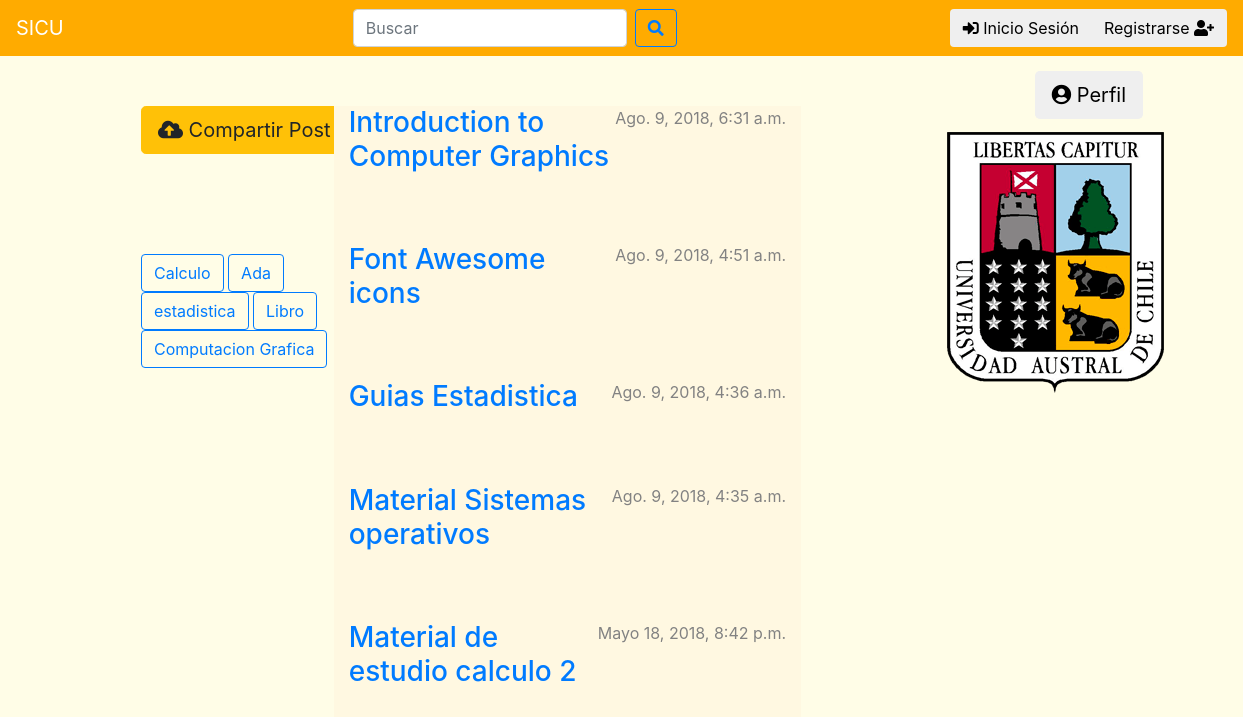
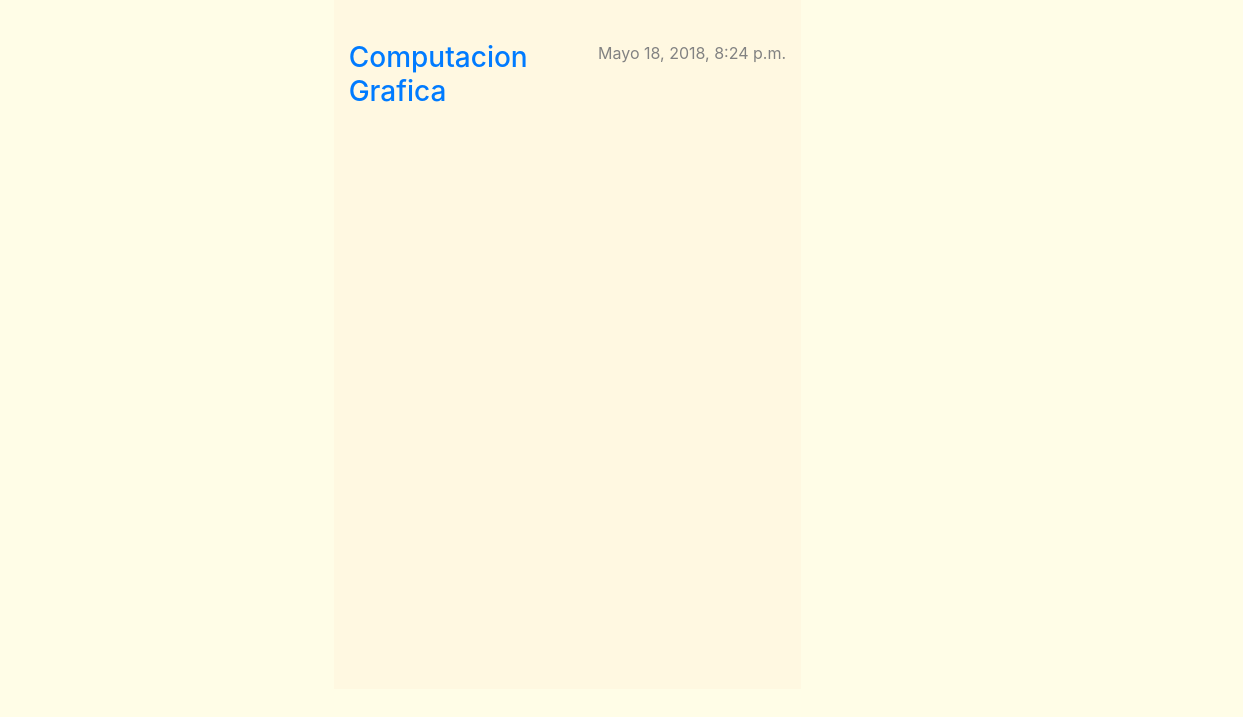
Before: / with the older database file (2 pictures, top to bottom).
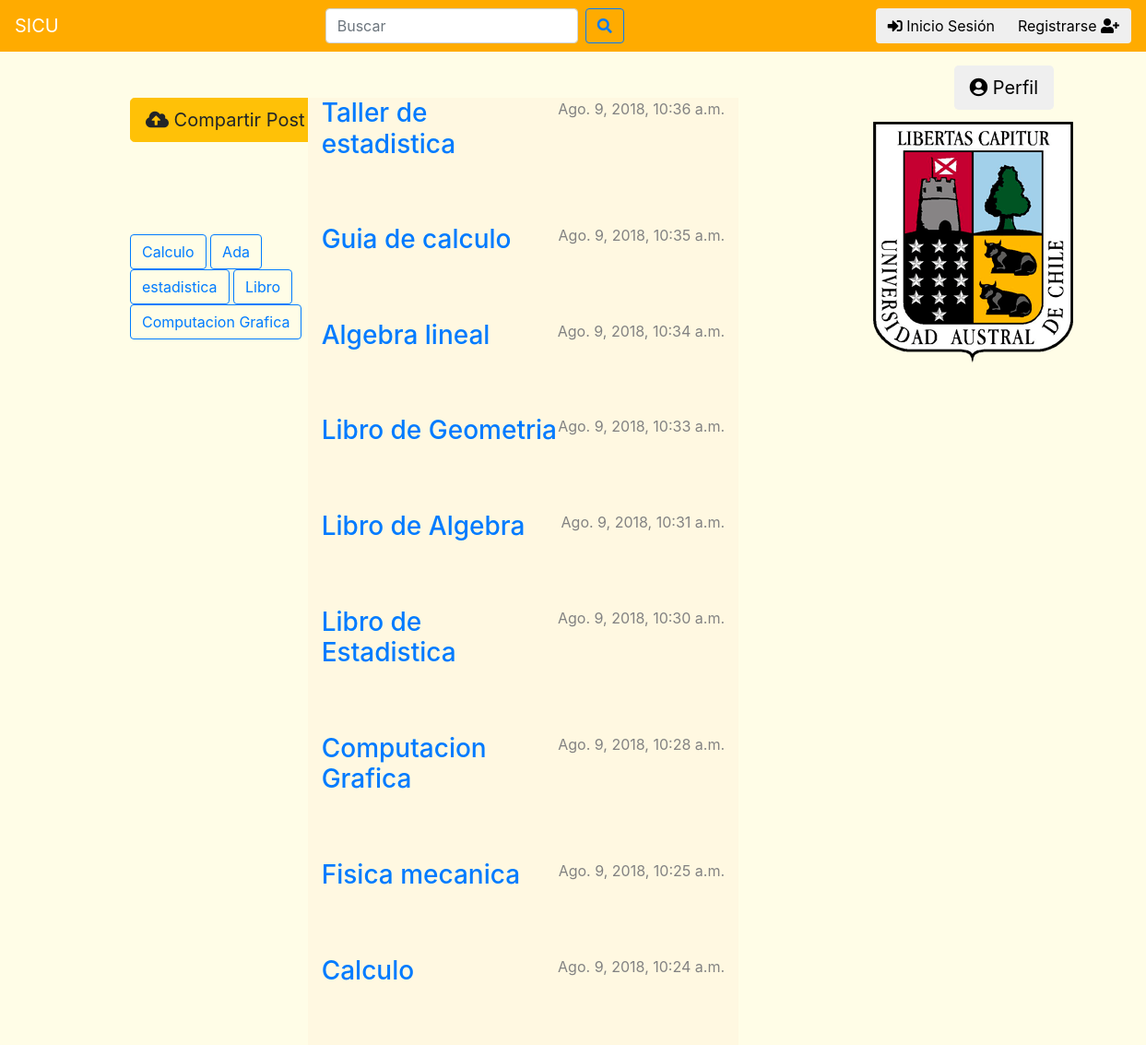
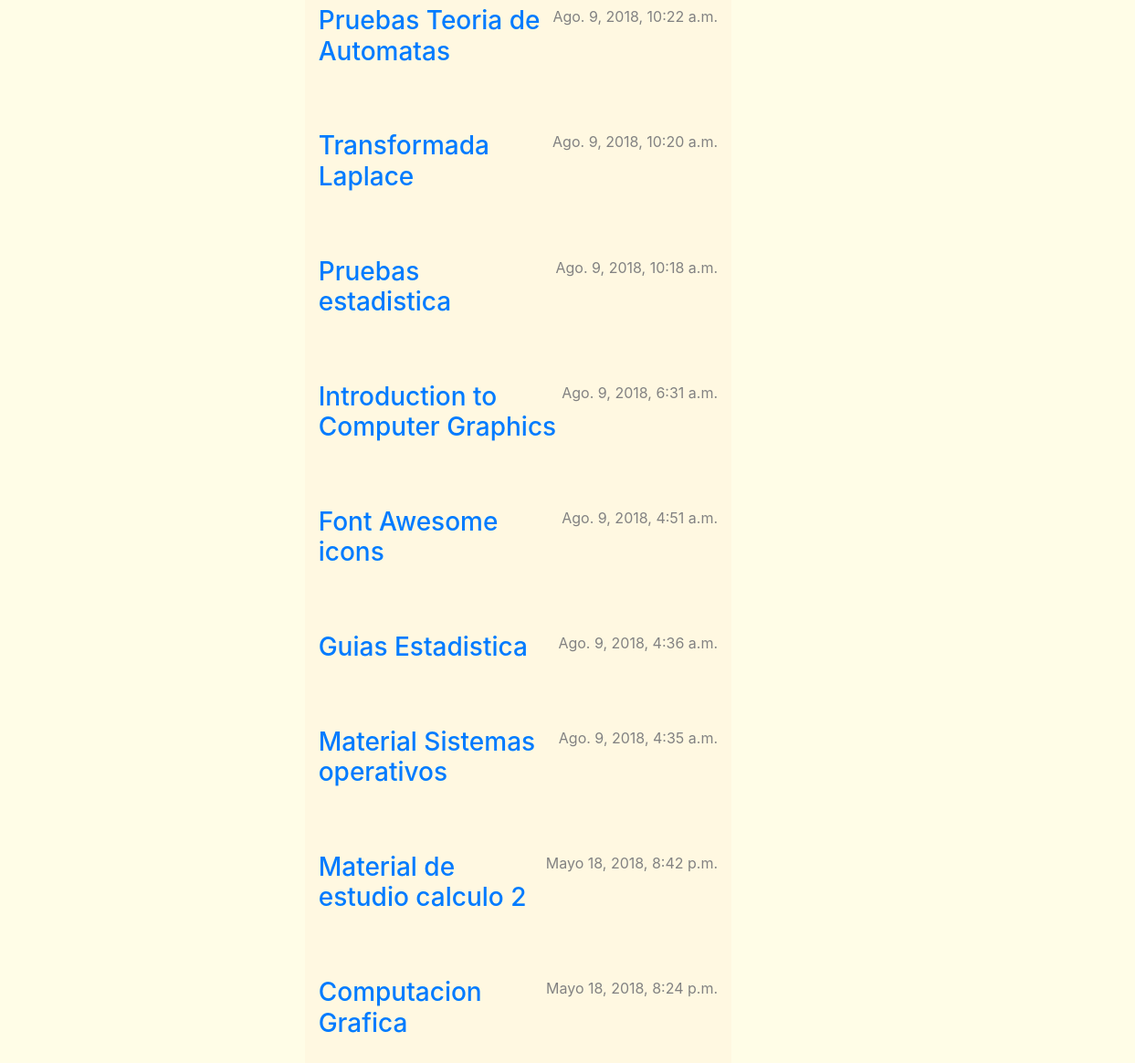
After: the same page with the newer database file (2 pictures, top to bottom).
### blog/models.py (models this page shows, shortened)
@python_2_unicode_compatible
class Post(models.Model):
    autor = models.CharField(max_length=100)
    titulo = models.CharField(max_length=100)
    descripcion = models.TextField()
    link = models.CharField(max_length=400)
    fecha_creacion = models.DateTimeField(default = timezone.now)

### blog/views.py (the view)
def post_list(request):
    if request.method == 'POST':
        if request.POST.get('tag1')=='calculo':
          posts = reversed(Post.objects.filter(titulo__contains='calculo'))
        elif request.POST.get('tag2')=='ada':
          posts = reversed(Post.objects.filter(titulo__contains='ada'))
        elif request.POST.get('tag3')=='estadistica':
          posts = reversed(Post.objects.filter(titulo__contains='estadistica'))
        elif request.POST.get('tag4')=='libro':
          posts = reversed(Post.objects.filter(titulo__contains='libro'))
        elif request.POST.get('tag5')=='computacion grafica':
          posts = reversed(Post.objects.filter(titulo__contains='computacion grafica'))
        else:
            posts = reversed(Post.objects.filter(titulo__contains=request.POST.get('entrada')))
    else:
    	posts = reversed(Post.objects.filter(fecha_creacion__lte=timezone.now()).order_by('fecha_creacion'))
    return render(request, 'blog/post_list.html', {'posts': posts})

### blog/templates/blog/post_list.html
{% extends 'blog/base.html' %}
 {% block content %}
  {% for post in posts %}
      <div class="post">
          <div class="date">
              {{ post.fecha_creacion }}
          </div>
          <h3><a href="{% url 'post_detail' pk=post.pk %}">{{ post.titulo }}</a></h3>
      </div>
  {% endfor %}
{% endblock %}

### blog/templates/blog/base.html (shortened to what this page needs)
<!doctype html>
<html>
    <head>
        <link rel="stylesheet" href="../../static/css/Estilo_inicio.css">
        <link rel="stylesheet" href="https://use.fontawesome.com/releases/v5.2.0/css/all.css">
        <link rel="stylesheet" href="../../static/css/bootstrap.min.css">
    </head>
    <body style="background-color:#fffde7;">
      <div class="page-header">
        <nav class="navbar navbar-lg navbar-dark" style="background-color: #ffab00;">
            <div class="Sicu_Inicio">
                <a class="navbar-brand" href="http://127.0.0.1:8000">SICU</a>
            </div>
            <form class="form-inline" method="POST" action="#"> {% csrf_token %}
                <input class="form-control mr-sm-2" name="entrada" type="search" placeholder="Buscar" aria-label="Buscar">
                <button class="btn btn-dark btn-outline-primary my-2 my-sm-0" type="submit">
                    <i class="fas fa-search"></i>
                </button>
            </form>
            <div class="btn-group" role="group">
                <button type="button" class="btn btn-default">
                    <i class="fas fa-sign-in-alt"></i> Inicio Sesión
                </button>
                <button type="button" class="btn btn-default">
                    Registrarse <i class="fas fa-user-plus"></i>
                </button>
            </div>
        </nav>
        <div class="container-perfil">
            <div class="boton-perfil">
                <button type="button" class="btn btn-secundary btn-lg">
                    <i class="fas fa-user-circle"></i> Perfil
                </button>
            </div>
        </div>
        <div class="parent-container my-container" style="background-color: #fffde7">
            <div class="row my-row justify-content-around">
                <div class="col-2 my-col align-self-start" >
                    <div class="boton-SubirPost">
                        <button type="button " class="btn btn-warning btn-lg" onclick="window.location='http://127.0.0.1:8000/post/new/';">
                            <i class="fas fa-cloud-upload-alt"></i> Compartir Post
                        </button>
                    </div>
                    <form class="form-inline" method="POST" action="/"> {% csrf_token %}
                        <div class="Tag">
                            <button class="btn btn-dark btn-outline-primary my-2 my-sm-0" type="submit" name="tag1" value="calculo">Calculo</button>
                            <button class="btn btn-dark btn-outline-primary my-2 my-sm-0" type="submit" name="tag2" value="ada">Ada</button>
                            <button class="btn btn-dark btn-outline-primary my-2 my-sm-0" type="submit" name="tag3" value="estadistica">estadistica</button>
                            <button class="btn btn-dark btn-outline-primary my-2 my-sm-0" type="submit" name="tag4" value="libro">Libro</button>
                            <button class="btn btn-dark btn-outline-primary my-2 my-sm-0" type="submit" name="tag5" value="computacion grafica">Computacion Grafica</button>
                        </div>
                    </form>
                </div>
                <div class="col-6 my-col" style="background-color: #fff8e1">
                  {% block content %}
                  {% endblock %}
                </div>
                <div class="col-2 my-col align-self-start" style="background-color: #fffde7">
                    <div class="logo_wash">
                        <img src="../../static/img/wash.png" alt="Wash">
                    </div>
                </div>
            </div>
        </div>
    </body>
</html>

### blog/static/css/Estilo_Inicio.css (style rules this page uses)
* { margin: 0px; padding: 0px; }
.boton-perfil { float: right; padding-top: 15px; padding-right: 100px; }
.my-container { padding-top: 50px; padding-left: 100px; padding-right: 100px; padding-bottom: 50px; height: 100%; background-color: #d7f1ff; }
.my-row { border: 3px solid none; height: 1300px; }
h3 { text-align:left; }
.date { float: right; color: #828282; }
.post { margin-bottom: 70px; }
.Tag { padding-top: 100px; padding-bottom: 20px; }
.logo_wash { height: 200px; width: 200px; }
.Sicu_Inicio { font-style: oblique: ; }

Changed rows visible on the page:
added Post: fecha_creacion "Ago. 9, 2018, 10:36 a.m.", titulo "Taller de estadistica"
added Post: fecha_creacion "Ago. 9, 2018, 10:35 a.m.", titulo "Guia de calculo"
added Post: fecha_creacion "Ago. 9, 2018, 10:34 a.m.", titulo "Algebra lineal"
added Post: fecha_creacion "Ago. 9, 2018, 10:33 a.m.", titulo "Libro de Geometria"
added Post: fecha_creacion "Ago. 9, 2018, 10:31 a.m.", titulo "Libro de Algebra"
added Post: fecha_creacion "Ago. 9, 2018, 10:30 a.m.", titulo "Libro de Estadistica"
added Post: fecha_creacion "Ago. 9, 2018, 10:28 a.m.", titulo "Computacion Grafica"
added Post: fecha_creacion "Ago. 9, 2018, 10:25 a.m.", titulo "Fisica mecanica"
added Post: fecha_creacion "Ago. 9, 2018, 10:24 a.m.", titulo "Calculo"
added Post: fecha_creacion "Ago. 9, 2018, 10:22 a.m.", titulo "Pruebas Teoria de Automatas"
added Post: fecha_creacion "Ago. 9, 2018, 10:20 a.m.", titulo "Transformada Laplace"
added Post: fecha_creacion "Ago. 9, 2018, 10:18 a.m.", titulo "Pruebas estadistica"
